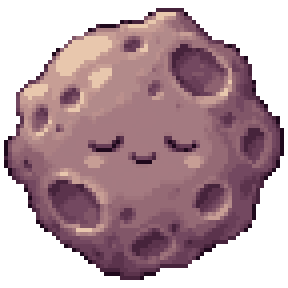
#> input picture art-src/_probe/asteroid-72.png, 72 x 72 px (shown 4 times larger)
$ python nebula_view.py ../../_probe/asteroid-72.png out.png 1.0
#> lines starting #> are read from the running program, lines starting #| are printed output that depends on the picture; after the words box and inside, x2 and y2 are one past the last pixel; in counts of white or black regions, pixels touching at a corner belong together; pictures that were not available may be replaced by others from this repository, and a replacement may not be noted
"""Preview a nebula candidate over the far starfield at 2x, at full file alpha and at a given layer alpha."""
import sys
from PIL import Image
neb = Image.open(sys.argv[1]).convert("RGBA")
#> neb is the input picture: PIL image 72x72 RGBA; mean R, G, B, A 93.6, 66.5, 73.9, 165.8
out = sys.argv[2]
layer_alpha = float(sys.argv[3]) if len(sys.argv) > 3 else 0.5
stars = Image.open("public/assets/space/stars-far.png").convert("RGBA")
bg = Image.new("RGBA", neb.size)
#> bg: PIL image 72x72 RGBA; every value is 0
for x in range(0, neb.width, stars.width):
    for y in range(0, neb.height, stars.height):
        bg.paste(stars, (x, y))
rows = []
for la in (1.0, layer_alpha):
    n = neb.copy()
    a = n.getchannel("A").point(lambda v: int(v * la))
    n.putalpha(a)
    rows.append(Image.alpha_composite(bg, n))
#> this loop made 2 passes
#> pass 1, `a = n.getchannel("A").point(lambda v: int(v * la))`:
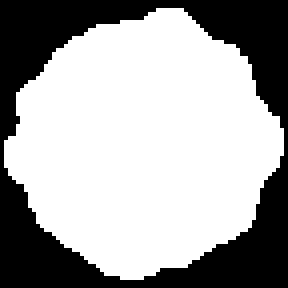
#> a: PIL image 72x72 L (shown 4 times larger); 65% white; 1 black region, box (x1, y1, x2, y2) and area: (0, 0, 72, 72) 1814
#> after the loop, rows = 2 items
sheet = Image.new("RGBA", (neb.width, neb.height * 2))
#> sheet: PIL image 72x144 RGBA; every value is 0
sheet.paste(rows[0], (0, 0)); sheet.paste(rows[1], (0, neb.height))
#> after `sheet.paste(rows[0], (0, 0))`:
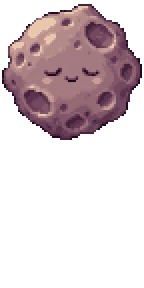
#> sheet: PIL image 72x144 RGBA (shown 2 times larger); mean R, G, B, A 46.8, 33.3, 36.9, 82.9; transparent parts drawn white
#> after `sheet.paste(rows[1], (0, neb.height))`:
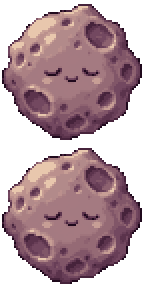
#> sheet: PIL image 72x144 RGBA (shown 2 times larger); mean R, G, B, A 93.6, 66.5, 73.9, 165.8; transparent parts drawn white
sheet.resize((sheet.width * 2, sheet.height * 2), Image.NEAREST).save(out)
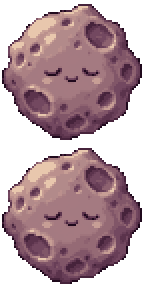
#> saved as out.png: PIL image 144x288 RGBA; mean R, G, B, A 93.6, 66.5, 73.9, 165.8; transparent parts drawn white
